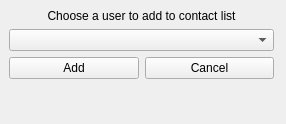
<?xml version="1.0" encoding="UTF-8"?>
<ui version="4.0">
 <class>form_add_contact</class>
 <widget class="QWidget" name="form_add_contact">
  <property name="geometry">
   <rect>
    <x>0</x>
    <y>0</y>
    <width>286</width>
    <height>124</height>
   </rect>
  </property>
  <property name="windowTitle">
   <string>Add contact</string>
  </property>
  <widget class="QWidget" name="widget_form" native="true">
   <property name="geometry">
    <rect>
     <x>9</x>
     <y>9</y>
     <width>265</width>
     <height>101</height>
    </rect>
   </property>
   <layout class="QFormLayout" name="formLayout">
    <item row="0" column="0" colspan="2">
     <layout class="QVBoxLayout" name="verticalLayout">
      <item>
       <widget class="QLabel" name="label_add_contact">
        <property name="text">
         <string>Choose a user to add to contact list</string>
        </property>
        <property name="alignment">
         <set>Qt::AlignCenter</set>
        </property>
       </widget>
      </item>
      <item>
       <widget class="QComboBox" name="select_user"/>
      </item>
      <item>
       <layout class="QHBoxLayout" name="horizontalLayout_3">
        <item>
         <widget class="QPushButton" name="btn_add">
          <property name="text">
           <string>Add</string>
          </property>
         </widget>
        </item>
        <item>
         <widget class="QPushButton" name="btn_cancel">
          <property name="text">
           <string>Cancel</string>
          </property>
         </widget>
        </item>
       </layout>
      </item>
     </layout>
    </item>
   </layout>
  </widget>
 </widget>
 <resources/>
 <connections/>
</ui>
